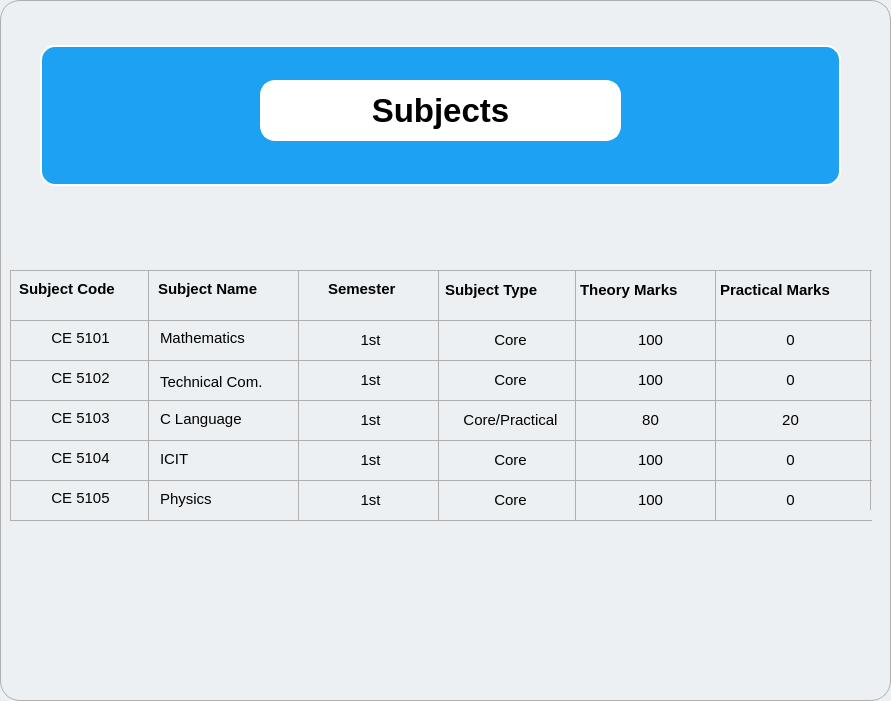
          <widget class="QFrame" name="frame_2">
           <property name="geometry">
            <rect>
             <x>10</x>
             <y>10</y>
             <width>891</width>
             <height>701</height>
            </rect>
           </property>
           <property name="styleSheet">
            <string notr="true">
position: relative;
  width: 350px;
  height: 500px;
border:1px solid rgb(175, 175, 175);

  border-radius: 20px;
  box-sizing: border-box;
  background: #ecf0f3;
  box-shadow: 14px 14px 20px #cbced1, -14px -14px 20px white;
</string>
           </property>
           <property name="frameShape">
            <enum>QFrame::StyledPanel</enum>
           </property>
           <property name="frameShadow">
            <enum>QFrame::Raised</enum>
           </property>
           <widget class="QLabel" name="lhead_2">
            <property name="geometry">
             <rect>
              <x>40</x>
              <y>45</y>
              <width>801</width>
              <height>141</height>
             </rect>
            </property>
            <property name="font">
             <font>
              <pointsize>24</pointsize>
              <weight>75</weight>
              <bold>true</bold>
             </font>
            </property>
            <property name="layoutDirection">
             <enum>Qt::LeftToRight</enum>
            </property>
            <property name="styleSheet">
             <string notr="true">background-color: rgb(255, 255, 255);
border:2px solid rgb(255, 255, 255);
border-radius:15px;
background: #1DA1F2;


</string>
            </property>
            <property name="text">
             <string/>
            </property>
            <property name="alignment">
             <set>Qt::AlignCenter</set>
            </property>
           </widget>
           <widget class="QLabel" name="lhead_3">
            <property name="geometry">
             <rect>
              <x>260</x>
              <y>80</y>
              <width>361</width>
              <height>61</height>
             </rect>
            </property>
            <property name="font">
             <font>
              <pointsize>25</pointsize>
              <weight>75</weight>
              <bold>true</bold>
             </font>
            </property>
            <property name="layoutDirection">
             <enum>Qt::LeftToRight</enum>
            </property>
            <property name="styleSheet">
             <string notr="true">background-color: rgb(255, 255, 255);
border:2px solid rgb(255, 255, 255);
border-radius:15px;



</string>
            </property>
            <property name="text">
             <string>Subjects</string>
            </property>
            <property name="alignment">
             <set>Qt::AlignCenter</set>
            </property>
           </widget>
           <widget class="QLabel" name="ur1_3">
            <property name="geometry">
             <rect>
              <x>20</x>
              <y>328</y>
              <width>121</width>
              <height>20</height>
             </rect>
            </property>
            <property name="font">
             <font>
              <pointsize>11</pointsize>
             </font>
            </property>
            <property name="styleSheet">
             <string notr="true">border:none;</string>
            </property>
            <property name="text">
             <string>CE 5101</string>
            </property>
            <property name="alignment">
             <set>Qt::AlignCenter</set>
            </property>
           </widget>
           <widget class="QLabel" name="ur5_7">
            <property name="geometry">
             <rect>
              <x>730</x>
              <y>490</y>
              <width>121</width>
              <height>20</height>
             </rect>
            </property>
            <property name="font">
             <font>
              <pointsize>11</pointsize>
             </font>
            </property>
            <property name="styleSheet">
             <string notr="true">border:none;</string>
            </property>
            <property name="text">
             <string>0</string>
            </property>
            <property name="alignment">
             <set>Qt::AlignCenter</set>
            </property>
           </widget>
           <widget class="Line" name="line_6">
            <property name="geometry">
             <rect>
              <x>870</x>
              <y>270</y>
              <width>1</width>
              <height>240</height>
             </rect>
            </property>
            <property name="orientation">
             <enum>Qt::Vertical</enum>
            </property>
           </widget>
           <widget class="QLabel" name="label_65">
            <property name="geometry">
             <rect>
              <x>158</x>
              <y>279</y>
              <width>131</width>
              <height>20</height>
             </rect>
            </property>
            <property name="font">
             <font>
              <pointsize>11</pointsize>
              <weight>75</weight>
              <bold>true</bold>
             </font>
            </property>
            <property name="styleSheet">
             <string notr="true">border:none;</string>
            </property>
            <property name="text">
             <string>Subject Name</string>
            </property>
           </widget>
           <widget class="QLabel" name="ur4_7">
            <property name="geometry">
             <rect>
              <x>730</x>
              <y>450</y>
              <width>121</width>
              <height>20</height>
             </rect>
            </property>
            <property name="font">
             <font>
              <pointsize>11</pointsize>
             </font>
            </property>
            <property name="styleSheet">
             <string notr="true">border:none;</string>
            </property>
            <property name="text">
             <string>0</string>
            </property>
            <property name="alignment">
             <set>Qt::AlignCenter</set>
            </property>
           </widget>
           <widget class="QLabel" name="label_76">
            <property name="geometry">
             <rect>
              <x>445</x>
              <y>280</y>
              <width>121</width>
              <height>20</height>
             </rect>
            </property>
            <property name="font">
             <font>
              <pointsize>11</pointsize>
              <weight>75</weight>
              <bold>true</bold>
             </font>
            </property>
            <property name="styleSheet">
             <string notr="true">border:none;</string>
            </property>
            <property name="text">
             <string>Subject Type</string>
            </property>
           </widget>
           <widget class="QLabel" name="ur3_7">
            <property name="geometry">
             <rect>
              <x>730</x>
              <y>410</y>
              <width>121</width>
              <height>20</height>
             </rect>
            </property>
            <property name="font">
             <font>
              <pointsize>11</pointsize>
             </font>
            </property>
            <property name="styleSheet">
             <string notr="true">border:none;</string>
            </property>
            <property name="text">
             <string>20</string>
            </property>
            <property name="alignment">
             <set>Qt::AlignCenter</set>
            </property>
           </widget>
           <widget class="QLabel" name="ur2_3">
            <property name="geometry">
             <rect>
              <x>20</x>
              <y>368</y>
              <width>121</width>
              <height>20</height>
             </rect>
            </property>
            <property name="font">
             <font>
              <pointsize>11</pointsize>
             </font>
            </property>
            <property name="styleSheet">
             <string notr="true">border:none;</string>
            </property>
            <property name="text">
             <string>CE 5102</string>
            </property>
            <property name="alignment">
             <set>Qt::AlignCenter</set>
            </property>
           </widget>
           <widget class="QLabel" name="ur1_4">
            <property name="geometry">
             <rect>
              <x>310</x>
              <y>330</y>
              <width>121</width>
              <height>20</height>
             </rect>
            </property>
            <property name="font">
             <font>
              <pointsize>11</pointsize>
             </font>
            </property>
            <property name="styleSheet">
             <string notr="true">border:none;</string>
            </property>
            <property name="text">
             <string>1st</string>
            </property>
            <property name="alignment">
             <set>Qt::AlignCenter</set>
            </property>
           </widget>
           <widget class="Line" name="line_36">
            <property name="geometry">
             <rect>
              <x>10</x>
              <y>520</y>
              <width>862</width>
              <height>1</height>
             </rect>
            </property>
            <property name="orientation">
             <enum>Qt::Horizontal</enum>
            </property>
           </widget>
           <widget class="QLabel" name="ur1_5">
            <property name="geometry">
             <rect>
              <x>450</x>
              <y>330</y>
              <width>121</width>
              <height>20</height>
             </rect>
            </property>
            <property name="font">
             <font>
              <pointsize>11</pointsize>
             </font>
            </property>
            <property name="styleSheet">
             <string notr="true">border:none;</string>
            </property>
            <property name="text">
             <string>Core</string>
            </property>
            <property name="alignment">
             <set>Qt::AlignCenter</set>
            </property>
           </widget>
           <widget class="Line" name="line_3">
            <property name="geometry">
             <rect>
              <x>438</x>
              <y>270</y>
              <width>1</width>
              <height>250</height>
             </rect>
            </property>
            <property name="orientation">
             <enum>Qt::Vertical</enum>
            </property>
           </widget>
           <widget class="Line" name="line_38">
            <property name="geometry">
             <rect>
              <x>10</x>
              <y>270</y>
              <width>862</width>
              <height>1</height>
             </rect>
            </property>
            <property name="orientation">
             <enum>Qt::Horizontal</enum>
            </property>
           </widget>
           <widget class="QLabel" name="ur2_6">
            <property name="geometry">
             <rect>
              <x>590</x>
              <y>370</y>
              <width>121</width>
              <height>20</height>
             </rect>
            </property>
            <property name="font">
             <font>
              <pointsize>11</pointsize>
             </font>
            </property>
            <property name="styleSheet">
             <string notr="true">border:none;</string>
            </property>
            <property name="text">
             <string>100</string>
            </property>
            <property name="alignment">
             <set>Qt::AlignCenter</set>
            </property>
           </widget>
           <widget class="Line" name="line_2">
            <property name="geometry">
             <rect>
              <x>298</x>
              <y>270</y>
              <width>1</width>
              <height>250</height>
             </rect>
            </property>
            <property name="orientation">
             <enum>Qt::Vertical</enum>
            </property>
           </widget>
           <widget class="Line" name="line_35">
            <property name="geometry">
             <rect>
              <x>10</x>
              <y>400</y>
              <width>862</width>
              <height>1</height>
             </rect>
            </property>
            <property name="orientation">
             <enum>Qt::Horizontal</enum>
            </property>
           </widget>
           <widget class="QLabel" name="label_68">
            <property name="geometry">
             <rect>
              <x>160</x>
              <y>448</y>
              <width>121</width>
              <height>21</height>
             </rect>
            </property>
            <property name="font">
             <font>
              <pointsize>11</pointsize>
             </font>
            </property>
            <property name="styleSheet">
             <string notr="true">border:none;</string>
            </property>
            <property name="text">
             <string>ICIT</string>
            </property>
           </widget>
           <widget class="QLabel" name="ur5_5">
            <property name="geometry">
             <rect>
              <x>450</x>
              <y>490</y>
              <width>121</width>
              <height>20</height>
             </rect>
            </property>
            <property name="font">
             <font>
              <pointsize>11</pointsize>
             </font>
            </property>
            <property name="styleSheet">
             <string notr="true">border:none;</string>
            </property>
            <property name="text">
             <string>Core</string>
            </property>
            <property name="alignment">
             <set>Qt::AlignCenter</set>
            </property>
           </widget>
           <widget class="QLabel" name="label_74">
            <property name="geometry">
             <rect>
              <x>160</x>
              <y>488</y>
              <width>121</width>
              <height>21</height>
             </rect>
            </property>
            <property name="font">
             <font>
              <pointsize>11</pointsize>
             </font>
            </property>
            <property name="styleSheet">
             <string notr="true">border:none;</string>
            </property>
            <property name="text">
             <string>Physics</string>
            </property>
           </widget>
           <widget class="QLabel" name="ur3_4">
            <property name="geometry">
             <rect>
              <x>310</x>
              <y>410</y>
              <width>121</width>
              <height>20</height>
             </rect>
            </property>
            <property name="font">
             <font>
              <pointsize>11</pointsize>
             </font>
            </property>
            <property name="styleSheet">
             <string notr="true">border:none;</string>
            </property>
            <property name="text">
             <string>1st</string>
            </property>
            <property name="alignment">
             <set>Qt::AlignCenter</set>
            </property>
           </widget>
           <widget class="QLabel" name="ur5_3">
            <property name="geometry">
             <rect>
              <x>20</x>
              <y>488</y>
              <width>121</width>
              <height>20</height>
             </rect>
            </property>
            <property name="font">
             <font>
              <pointsize>11</pointsize>
             </font>
            </property>
            <property name="styleSheet">
             <string notr="true">border:none;</string>
            </property>
            <property name="text">
             <string>CE 5105</string>
            </property>
            <property name="alignment">
             <set>Qt::AlignCenter</set>
            </property>
           </widget>
           <widget class="QLabel" name="ur2_4">
            <property name="geometry">
             <rect>
              <x>310</x>
              <y>370</y>
              <width>121</width>
              <height>20</height>
             </rect>
            </property>
            <property name="font">
             <font>
              <pointsize>11</pointsize>
             </font>
            </property>
            <property name="styleSheet">
             <string notr="true">border:none;</string>
            </property>
            <property name="text">
             <string>1st</string>
            </property>
            <property name="alignment">
             <set>Qt::AlignCenter</set>
            </property>
           </widget>
           <widget class="QLabel" name="label_72">
            <property name="geometry">
             <rect>
              <x>328</x>
              <y>279</y>
              <width>91</width>
              <height>20</height>
             </rect>
            </property>
            <property name="font">
             <font>
              <pointsize>11</pointsize>
              <weight>75</weight>
              <bold>true</bold>
             </font>
            </property>
            <property name="styleSheet">
             <string notr="true">border:none;</string>
            </property>
            <property name="text">
             <string>Semester</string>
            </property>
           </widget>
           <widget class="QLabel" name="ur5_6">
            <property name="geometry">
             <rect>
              <x>590</x>
              <y>490</y>
              <width>121</width>
              <height>20</height>
             </rect>
            </property>
            <property name="font">
             <font>
              <pointsize>11</pointsize>
             </font>
            </property>
            <property name="styleSheet">
             <string notr="true">border:none;</string>
            </property>
            <property name="text">
             <string>100</string>
            </property>
            <property name="alignment">
             <set>Qt::AlignCenter</set>
            </property>
           </widget>
           <widget class="Line" name="line_32">
            <property name="geometry">
             <rect>
              <x>10</x>
              <y>480</y>
              <width>862</width>
              <height>1</height>
             </rect>
            </property>
            <property name="orientation">
             <enum>Qt::Horizontal</enum>
            </property>
           </widget>
           <widget class="QLabel" name="ur1_6">
            <property name="geometry">
             <rect>
              <x>590</x>
              <y>330</y>
              <width>121</width>
              <height>20</height>
             </rect>
            </property>
            <property name="font">
             <font>
              <pointsize>11</pointsize>
             </font>
            </property>
            <property name="styleSheet">
             <string notr="true">border:none;</string>
            </property>
            <property name="text">
             <string>100</string>
            </property>
            <property name="alignment">
             <set>Qt::AlignCenter</set>
            </property>
           </widget>
           <widget class="QLabel" name="ur1_7">
            <property name="geometry">
             <rect>
              <x>730</x>
              <y>330</y>
              <width>121</width>
              <height>20</height>
             </rect>
            </property>
            <property name="font">
             <font>
              <pointsize>11</pointsize>
             </font>
            </property>
            <property name="styleSheet">
             <string notr="true">border:none;</string>
            </property>
            <property name="text">
             <string>0</string>
            </property>
            <property name="alignment">
             <set>Qt::AlignCenter</set>
            </property>
           </widget>
           <widget class="Line" name="line">
            <property name="geometry">
             <rect>
              <x>148</x>
              <y>270</y>
              <width>1</width>
              <height>250</height>
             </rect>
            </property>
            <property name="orientation">
             <enum>Qt::Vertical</enum>
            </property>
           </widget>
           <widget class="QLabel" name="ur4_3">
            <property name="geometry">
             <rect>
              <x>20</x>
              <y>448</y>
              <width>121</width>
              <height>20</height>
             </rect>
            </property>
            <property name="font">
             <font>
              <pointsize>11</pointsize>
             </font>
            </property>
            <property name="styleSheet">
             <string notr="true">border:none;</string>
            </property>
            <property name="text">
             <string>CE 5104</string>
            </property>
            <property name="alignment">
             <set>Qt::AlignCenter</set>
            </property>
           </widget>
           <widget class="Line" name="line_5">
            <property name="geometry">
             <rect>
              <x>715</x>
              <y>270</y>
              <width>1</width>
              <height>250</height>
             </rect>
            </property>
            <property name="orientation">
             <enum>Qt::Vertical</enum>
            </property>
           </widget>
           <widget class="Line" name="line_4">
            <property name="geometry">
             <rect>
              <x>575</x>
              <y>270</y>
              <width>1</width>
              <height>250</height>
             </rect>
            </property>
            <property name="orientation">
             <enum>Qt::Vertical</enum>
            </property>
           </widget>
           <widget class="QLabel" name="label_71">
            <property name="geometry">
             <rect>
              <x>160</x>
              <y>374</y>
              <width>131</width>
              <height>16</height>
             </rect>
            </property>
            <property name="font">
             <font>
              <pointsize>11</pointsize>
             </font>
            </property>
            <property name="styleSheet">
             <string notr="true">border:none;</string>
            </property>
            <property name="text">
             <string>Technical Com.</string>
            </property>
           </widget>
           <widget class="QLabel" name="label_73">
            <property name="geometry">
             <rect>
              <x>19</x>
              <y>279</y>
              <width>121</width>
              <height>20</height>
             </rect>
            </property>
            <property name="font">
             <font>
              <pointsize>11</pointsize>
              <weight>75</weight>
              <bold>true</bold>
             </font>
            </property>
            <property name="styleSheet">
             <string notr="true">border:none;</string>
            </property>
            <property name="text">
             <string>Subject Code</string>
            </property>
           </widget>
           <widget class="QLabel" name="ur2_5">
            <property name="geometry">
             <rect>
              <x>450</x>
              <y>370</y>
              <width>121</width>
              <height>20</height>
             </rect>
            </property>
            <property name="font">
             <font>
              <pointsize>11</pointsize>
             </font>
            </property>
            <property name="styleSheet">
             <string notr="true">border:none;</string>
            </property>
            <property name="text">
             <string>Core</string>
            </property>
            <property name="alignment">
             <set>Qt::AlignCenter</set>
            </property>
           </widget>
           <widget class="QLabel" name="label_75">
            <property name="geometry">
             <rect>
              <x>160</x>
              <y>330</y>
              <width>121</width>
              <height>16</height>
             </rect>
            </property>
            <property name="font">
             <font>
              <pointsize>11</pointsize>
             </font>
            </property>
            <property name="styleSheet">
             <string notr="true">border:none;</string>
            </property>
            <property name="text">
             <string>Mathematics</string>
            </property>
           </widget>
           <widget class="QLabel" name="ur3_5">
            <property name="geometry">
             <rect>
              <x>450</x>
              <y>410</y>
              <width>121</width>
              <height>20</height>
             </rect>
            </property>
            <property name="font">
             <font>
              <pointsize>11</pointsize>
             </font>
            </property>
            <property name="styleSheet">
             <string notr="true">border:none;</string>
            </property>
            <property name="text">
             <string>Core/Practical</string>
            </property>
            <property name="alignment">
             <set>Qt::AlignCenter</set>
            </property>
           </widget>
           <widget class="QLabel" name="label_77">
            <property name="geometry">
             <rect>
              <x>580</x>
              <y>280</y>
              <width>131</width>
              <height>20</height>
             </rect>
            </property>
            <property name="font">
             <font>
              <pointsize>11</pointsize>
              <weight>75</weight>
              <bold>true</bold>
             </font>
            </property>
            <property name="styleSheet">
             <string notr="true">border:none;</string>
            </property>
            <property name="text">
             <string>Theory Marks</string>
            </property>
           </widget>
           <widget class="QLabel" name="label_78">
            <property name="geometry">
             <rect>
              <x>720</x>
              <y>280</y>
              <width>141</width>
              <height>20</height>
             </rect>
            </property>
            <property name="font">
             <font>
              <pointsize>11</pointsize>
              <weight>75</weight>
              <bold>true</bold>
             </font>
            </property>
            <property name="styleSheet">
             <string notr="true">border:none;</string>
            </property>
            <property name="text">
             <string>Practical Marks</string>
            </property>
           </widget>
           <widget class="Line" name="line_7">
            <property name="geometry">
             <rect>
              <x>10</x>
              <y>270</y>
              <width>1</width>
              <height>250</height>
             </rect>
            </property>
            <property name="orientation">
             <enum>Qt::Vertical</enum>
            </property>
           </widget>
           <widget class="QLabel" name="ur3_3">
            <property name="geometry">
             <rect>
              <x>20</x>
              <y>408</y>
              <width>121</width>
              <height>20</height>
             </rect>
            </property>
            <property name="font">
             <font>
              <pointsize>11</pointsize>
             </font>
            </property>
            <property name="styleSheet">
             <string notr="true">border:none;</string>
            </property>
            <property name="text">
             <string>CE 5103</string>
            </property>
            <property name="alignment">
             <set>Qt::AlignCenter</set>
            </property>
           </widget>
           <widget class="QLabel" name="ur4_4">
            <property name="geometry">
             <rect>
              <x>310</x>
              <y>450</y>
              <width>121</width>
              <height>20</height>
             </rect>
            </property>
            <property name="font">
             <font>
              <pointsize>11</pointsize>
             </font>
            </property>
            <property name="styleSheet">
             <string notr="true">border:none;</string>
            </property>
            <property name="text">
             <string>1st</string>
            </property>
            <property name="alignment">
             <set>Qt::AlignCenter</set>
            </property>
           </widget>
           <widget class="QLabel" name="ur2_7">
            <property name="geometry">
             <rect>
              <x>730</x>
              <y>370</y>
              <width>121</width>
              <height>20</height>
             </rect>
            </property>
            <property name="font">
             <font>
              <pointsize>11</pointsize>
             </font>
            </property>
            <property name="styleSheet">
             <string notr="true">border:none;</string>
            </property>
            <property name="text">
             <string>0</string>
            </property>
            <property name="alignment">
             <set>Qt::AlignCenter</set>
            </property>
           </widget>
           <widget class="Line" name="line_33">
            <property name="geometry">
             <rect>
              <x>10</x>
              <y>360</y>
              <width>862</width>
              <height>1</height>
             </rect>
            </property>
            <property name="orientation">
             <enum>Qt::Horizontal</enum>
            </property>
           </widget>
           <widget class="QLabel" name="ur5_4">
            <property name="geometry">
             <rect>
              <x>310</x>
              <y>490</y>
              <width>121</width>
              <height>20</height>
             </rect>
            </property>
            <property name="font">
             <font>
              <pointsize>11</pointsize>
             </font>
            </property>
            <property name="styleSheet">
             <string notr="true">border:none;</string>
            </property>
            <property name="text">
             <string>1st</string>
            </property>
            <property name="alignment">
             <set>Qt::AlignCenter</set>
            </property>
           </widget>
           <widget class="QLabel" name="label_70">
            <property name="geometry">
             <rect>
              <x>160</x>
              <y>408</y>
              <width>111</width>
              <height>21</height>
             </rect>
            </property>
            <property name="font">
             <font>
              <pointsize>11</pointsize>
             </font>
            </property>
            <property name="styleSheet">
             <string notr="true">border:none;</string>
            </property>
            <property name="text">
             <string>C Language</string>
            </property>
           </widget>
           <widget class="QLabel" name="ur3_6">
            <property name="geometry">
             <rect>
              <x>590</x>
              <y>410</y>
              <width>121</width>
              <height>20</height>
             </rect>
            </property>
            <property name="font">
             <font>
              <pointsize>11</pointsize>
             </font>
            </property>
            <property name="styleSheet">
             <string notr="true">border:none;</string>
            </property>
            <property name="text">
             <string>80</string>
            </property>
            <property name="alignment">
             <set>Qt::AlignCenter</set>
            </property>
           </widget>
           <widget class="QLabel" name="ur4_6">
            <property name="geometry">
             <rect>
              <x>590</x>
              <y>450</y>
              <width>121</width>
              <height>20</height>
             </rect>
            </property>
            <property name="font">
             <font>
              <pointsize>11</pointsize>
             </font>
            </property>
            <property name="styleSheet">
             <string notr="true">border:none;</string>
            </property>
            <property name="text">
             <string>100</string>
            </property>
            <property name="alignment">
             <set>Qt::AlignCenter</set>
            </property>
           </widget>
           <widget class="Line" name="line_31">
            <property name="geometry">
             <rect>
              <x>10</x>
              <y>320</y>
              <width>862</width>
              <height>1</height>
             </rect>
            </property>
            <property name="styleSheet">
             <string notr="true">color: rgb(0, 0, 0);</string>
            </property>
            <property name="orientation">
             <enum>Qt::Horizontal</enum>
            </property>
           </widget>
           <widget class="QLabel" name="ur4_5">
            <property name="geometry">
             <rect>
              <x>450</x>
              <y>450</y>
              <width>121</width>
              <height>20</height>
             </rect>
            </property>
            <property name="font">
             <font>
              <pointsize>11</pointsize>
             </font>
            </property>
            <property name="styleSheet">
             <string notr="true">border:none;</string>
            </property>
            <property name="text">
             <string>Core</string>
            </property>
            <property name="alignment">
             <set>Qt::AlignCenter</set>
            </property>
           </widget>
           <widget class="Line" name="line_37">
            <property name="geometry">
             <rect>
              <x>10</x>
              <y>440</y>
              <width>862</width>
              <height>1</height>
             </rect>
            </property>
            <property name="orientation">
             <enum>Qt::Horizontal</enum>
            </property>
           </widget>
          </widget>
